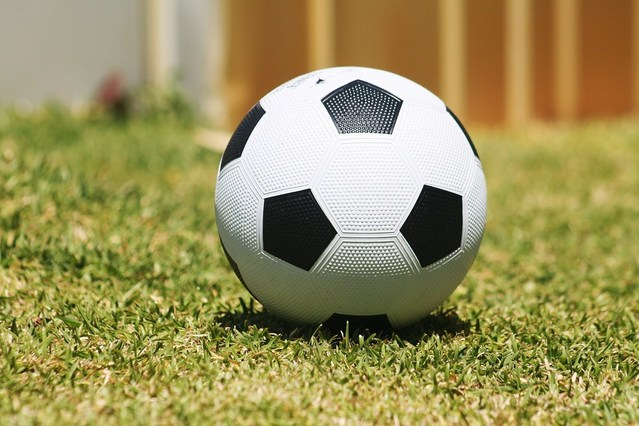
#> input picture pyva/balon.jpg, 639 x 426 px
$ python TratamientoImagen0.py
#> lines starting #> are read from the running program, lines starting #| are printed output that depends on the picture; after the words box and inside, x2 and y2 are one past the last pixel; in counts of white or black regions, pixels touching at a corner belong together
#MÁSCARA
# permite poner el foco en las porciones de la ima que no interesa. Por ejemplo: una cara
#es la misma imagen pero con valor blanco en los que pasan el filtro y color negro
# los pixeles que no.
import numpy as np
import cv2

# loading and converting the image into numpy array
rutaBalon="balon.jpg"
image = cv2.imread(rutaBalon)
#> image is the input picture: shape (426, 639, 3); mean B, G, R 90.8, 145.8, 155.9
cv2.imshow("Balon Original", image)
cv2.waitKey(0)

# create numpy array filled with zeros with exact width and height of image
# create a rectangular mask
# zeros son píxeles negros
# unos son píxeles blancos
# un píxel está apagado si tiene valor cero
# un píxel está encendido si tiene valor mayor que cero
mask = np.zeros(image.shape[:2], dtype = "uint8")
(cX, cY) = (image.shape[1] // 2, image.shape[0] // 2)
#> cX = 319; cY = 213
cv2.rectangle(mask, (cX - 75, cY - 75), (cX + 75, cY + 75), 255, -1)
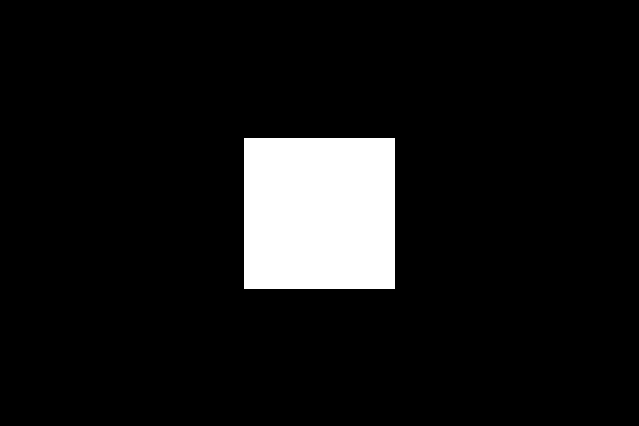
#> mask: shape (426, 639); 8.4% white; 1 white region, box (x1, y1, x2, y2) and area: (244, 138, 395, 289) 22801
cv2.imshow("Máscara Rectangular", mask)
cv2.waitKey(0)

masked = cv2.bitwise_and(image, image, mask = mask)
cv2.imshow("Imagen Mascarada", masked)
cv2.waitKey(0)

# create numpy array filled with zeros with exact width and height of image
# create a circular mask
mask = np.zeros(image.shape[:2], dtype = "uint8")
(cX, cY) = (image.shape[1] // 2, image.shape[0] // 2)
cv2.circle(mask, (cX, cY), 100, 255, -1)
#> mask: shape (426, 639); 11.5% white; 1 white region, box (x1, y1, x2, y2) and area: (219, 113, 420, 314) 31417
cv2.imshow("Máscara Circular Blanca", mask)
cv2.waitKey(0)

masked = cv2.bitwise_and(image, image, mask = mask)
cv2.imshow("Máscara de imagen circular", masked)
cv2.waitKey(0)

#########
#image color channels merging and splitting

# loading and converting the image into numpy array
image = cv2.imread(rutaBalon)
#cv2.imshow("Original", image)
#cv2.waitKey(0)

#split the image based on channels
(B, G, R) = cv2.split(image)
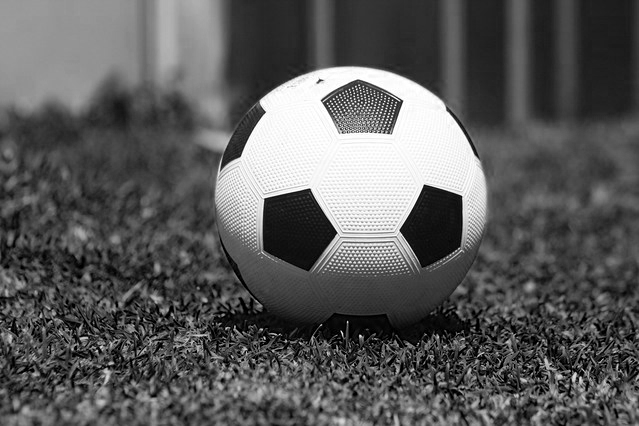
#> B: shape (426, 639); min 0, max 255, mean 90.8
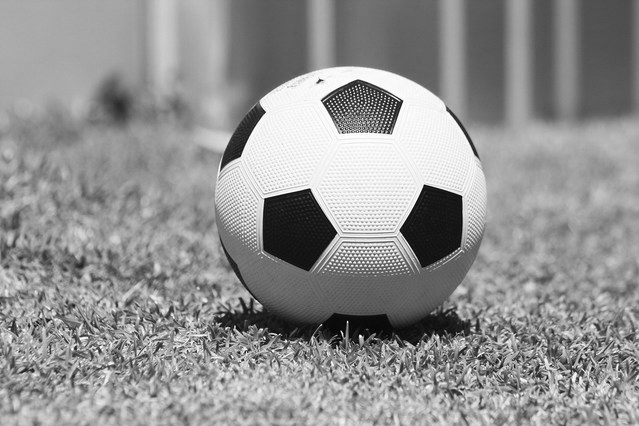
#> G: shape (426, 639); min 0, max 255, mean 145.8
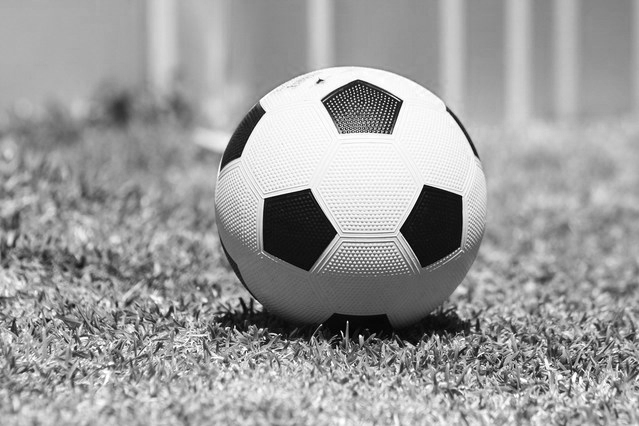
#> R: shape (426, 639); min 0, max 255, mean 155.9

cv2.imshow("Red", R)
cv2.imshow("Green", G)
cv2.imshow("Blue", B)
cv2.waitKey(0)


#alternate method
zeros = np.zeros(image.shape[:2], dtype = "uint8")
cv2.imshow("Red", cv2.merge([zeros, zeros, R]))
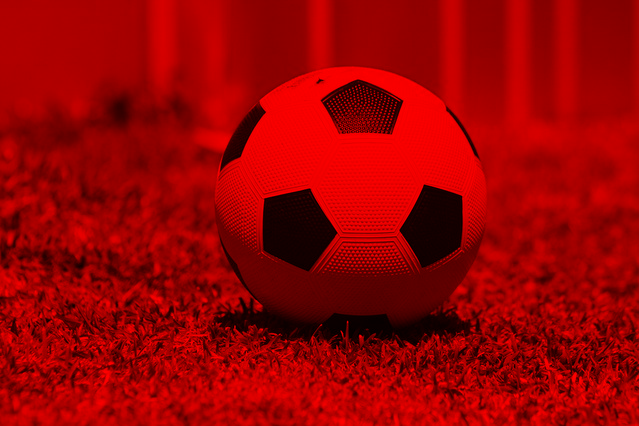
#> window 'Red': shape (426, 639, 3); mean B, G, R 0, 0, 155.9
cv2.imshow("Green", cv2.merge([zeros, G, zeros]))
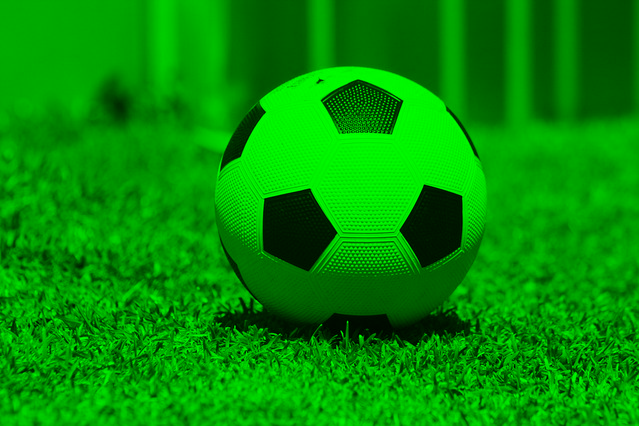
#> window 'Green': shape (426, 639, 3); mean B, G, R 0, 145.8, 0
cv2.imshow("Blue", cv2.merge([B, zeros, zeros]))
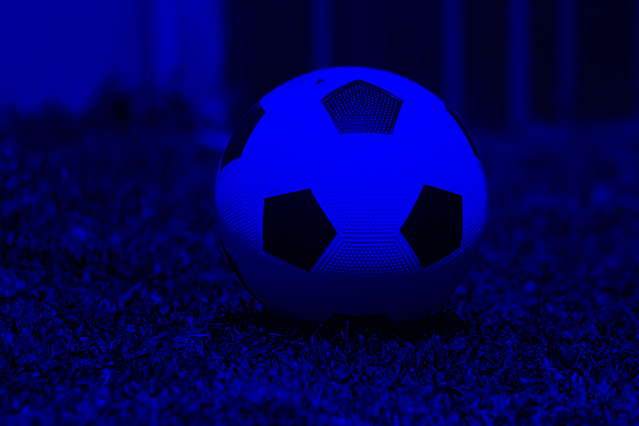
#> window 'Blue': shape (426, 639, 3); mean B, G, R 90.8, 0, 0
cv2.waitKey(0)

#merge back the channels
merged = cv2.merge([B, G, R])
cv2.imshow("merged", merged)
cv2.waitKey(0)


#otros espaciones de colores

# loading and converting the image into numpy array
image = cv2.imread(rutaBalon)
cv2.imshow("BGR Color Space", image)
cv2.waitKey(0)

# BGR to GRAY
gray = cv2.cvtColor(image, cv2.COLOR_BGR2GRAY)
cv2.imshow("GRAY", gray)

# BGR to HSV
# hue saturation value <---> es cómo humanos ven el color
hsv = cv2.cvtColor(image, cv2.COLOR_BGR2HSV)
#> hsv: shape (426, 639, 3); mean H, S, V 38, 118.2, 158.5
cv2.imshow("HSV", hsv)

# BGR to LAB
lab = cv2.cvtColor(image, cv2.COLOR_BGR2LAB)
#> lab: shape (426, 639, 3); mean of channels 0, 1, 2 152.4, 124.6, 158.3
cv2.imshow("LAB", lab)

cv2.waitKey(0)
